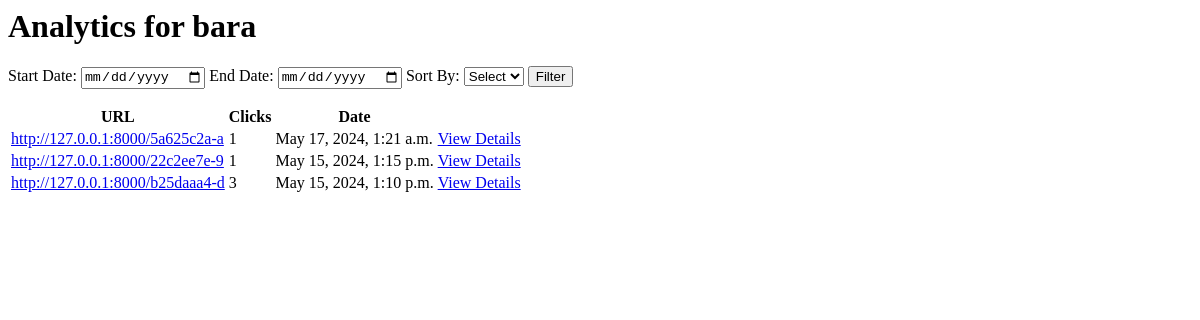
The page /analytics/ (signed in) on the database as committed earlier.
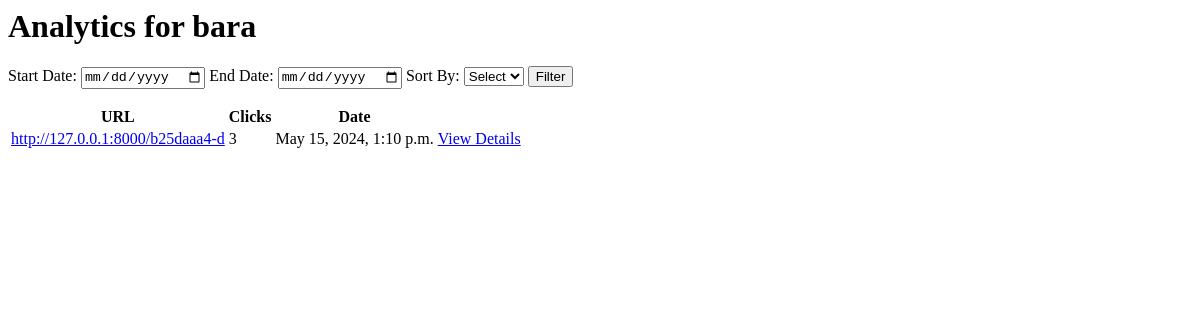
The same page on the database as committed later.
### urlshortner/models.py (models this page shows, shortened)
class ShortURL(models.Model):
    user = models.ForeignKey(User, on_delete=models.CASCADE, null=True, blank=True)
    original_url = models.URLField()
    short_code = models.CharField(max_length=10, unique=True)
    clicks = models.IntegerField(default=0)
    date_created = models.DateTimeField(auto_now_add=True)
    class Meta:
        ordering = ['-date_created']

### user/views.py (the view)
# urls.py: path('analytics/', analytics_view, name='analytics_view'),
@login_required
def analytics_view(request):
    clicks = Click.objects.filter(short_url__user=request.user)
    short_urls = ShortURL.objects.filter(user=request.user)
    url_clicks = {short_url: 0 for short_url in short_urls}
    start_date = request.GET.get('start_date')
    end_date = request.GET.get('end_date')
    if start_date and end_date:
        clicks = clicks.filter(timestamp__range=[start_date, end_date])
    for click in clicks:
        url_clicks[click.short_url] += 1
    sort_by = request.GET.get('sort_by')
    if sort_by == 'clicks':
        clicks = clicks.order_by('-click_count')
    context = {
        'url_clicks': url_clicks,
        'clicks': clicks,
        'start_date': start_date,
        'end_date': end_date,
        'sort_by': sort_by,
        'username': request.user.username
        }
    return render(request, 'analytics.html', context)

### templates/analytics.html (shortened to what this page needs)
{% block content %}
  <h1>Analytics for {{ username }}</h1>
  <form method="get">
    <label for="start_date">Start Date:</label>
    <input type="date" name="start_date" id="start_date" value="{{ request.GET.start_date }}">
    <label for="end_date">End Date:</label>
    <input type="date" name="end_date" id="end_date" value="{{ request.GET.end_date }}">
    <label for="sort_by">Sort By:</label>
    <select name="sort_by" id="sort_by">
      <option value="">Select</option>
    </select>
    <button type="submit">Filter</button>
  </form>
  <table>
    <thead>
      <tr>
        <th>URL</th>
        <th>Clicks</th>
        <th>Date</th>
      </tr>
    </thead>
    <tbody>
      {% for short_url, click_count in url_clicks.items %}
        <tr>
          <td><a href="{% url 'redirect_view' short_code=short_url.short_code %}">http://127.0.0.1:8000/{{ short_url.short_code }}</a></td>
          <td>{{ click_count }}</td>
            <td>{{ short_url.date_created }}</td>
            <td><a href="{% url 'url_details_view' short_code=short_url.short_code %}">View Details</a></td>
        </tr>
      {% endfor %}
    </tbody>
{%endblock%}

Rows that differ between the two databases and show on the page:
removed ShortURL: short_code "5a625c2a-a", user "1", date_created "May 17, 2024, 1:21 a.m."
removed ShortURL: short_code "22c2ee7e-9", user "1", date_created "May 15, 2024, 1:15 p.m."
